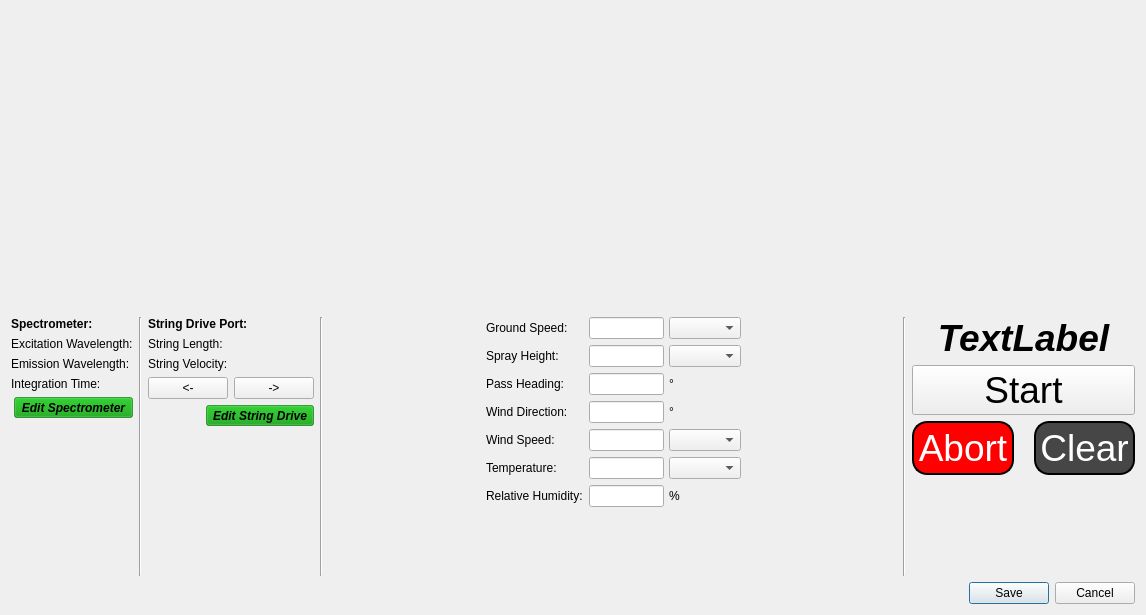
<?xml version="1.0" encoding="UTF-8"?>
<ui version="4.0">
 <class>Dialog</class>
 <widget class="QDialog" name="Dialog">
  <property name="geometry">
   <rect>
    <x>0</x>
    <y>0</y>
    <width>1146</width>
    <height>615</height>
   </rect>
  </property>
  <property name="windowTitle">
   <string>Capture Pass</string>
  </property>
  <property name="modal">
   <bool>true</bool>
  </property>
  <layout class="QVBoxLayout" name="verticalLayout_4">
   <item>
    <widget class="PyQtPlotWidget" name="plotWidget" native="true">
     <property name="minimumSize">
      <size>
       <width>0</width>
       <height>300</height>
      </size>
     </property>
    </widget>
   </item>
   <item>
    <layout class="QHBoxLayout" name="horizontalLayout_3">
     <item>
      <layout class="QVBoxLayout" name="verticalLayout">
       <item>
        <widget class="QLabel" name="labelSpec">
         <property name="font">
          <font>
           <weight>75</weight>
           <bold>true</bold>
          </font>
         </property>
         <property name="text">
          <string>Spectrometer:</string>
         </property>
        </widget>
       </item>
       <item>
        <widget class="QLabel" name="labelExcitation">
         <property name="text">
          <string>Excitation Wavelength:</string>
         </property>
        </widget>
       </item>
       <item>
        <widget class="QLabel" name="labelEmission">
         <property name="text">
          <string>Emission Wavelength:</string>
         </property>
        </widget>
       </item>
       <item>
        <widget class="QLabel" name="labelIntegrationTime">
         <property name="text">
          <string>Integration Time:</string>
         </property>
        </widget>
       </item>
       <item alignment="Qt::AlignRight">
        <widget class="QToolButton" name="buttonEditSpectrometer">
         <property name="font">
          <font>
           <weight>75</weight>
           <italic>true</italic>
           <bold>true</bold>
          </font>
         </property>
         <property name="toolTip">
          <string extracomment="Edit This"/>
         </property>
         <property name="toolTipDuration">
          <number>-1</number>
         </property>
         <property name="layoutDirection">
          <enum>Qt::LeftToRight</enum>
         </property>
         <property name="styleSheet">
          <string notr="true">background-color: rgba(0, 152, 0, 153)</string>
         </property>
         <property name="text">
          <string>Edit Spectrometer</string>
         </property>
         <property name="icon">
          <iconset>
           <normalon>../../../../Desktop/edit-alt-512.webp</normalon>
          </iconset>
         </property>
         <property name="popupMode">
          <enum>QToolButton::DelayedPopup</enum>
         </property>
         <property name="toolButtonStyle">
          <enum>Qt::ToolButtonTextBesideIcon</enum>
         </property>
         <property name="autoRaise">
          <bool>false</bool>
         </property>
         <property name="arrowType">
          <enum>Qt::NoArrow</enum>
         </property>
        </widget>
       </item>
       <item>
        <spacer name="verticalSpacer">
         <property name="orientation">
          <enum>Qt::Vertical</enum>
         </property>
         <property name="sizeHint" stdset="0">
          <size>
           <width>20</width>
           <height>40</height>
          </size>
         </property>
        </spacer>
       </item>
      </layout>
     </item>
     <item>
      <widget class="Line" name="line">
       <property name="orientation">
        <enum>Qt::Vertical</enum>
       </property>
      </widget>
     </item>
     <item>
      <layout class="QVBoxLayout" name="verticalLayout_2">
       <item>
        <widget class="QLabel" name="labelStringDrive">
         <property name="font">
          <font>
           <weight>75</weight>
           <bold>true</bold>
          </font>
         </property>
         <property name="text">
          <string>String Drive Port: </string>
         </property>
        </widget>
       </item>
       <item>
        <widget class="QLabel" name="labelStringLength">
         <property name="text">
          <string>String Length:</string>
         </property>
        </widget>
       </item>
       <item>
        <widget class="QLabel" name="labelStringVelocity">
         <property name="text">
          <string>String Velocity:</string>
         </property>
        </widget>
       </item>
       <item>
        <layout class="QHBoxLayout" name="horizontalLayout">
         <item>
          <widget class="QPushButton" name="buttonManualReverse">
           <property name="text">
            <string>&lt;-</string>
           </property>
           <property name="checkable">
            <bool>true</bool>
           </property>
          </widget>
         </item>
         <item>
          <widget class="QPushButton" name="buttonManualForward">
           <property name="text">
            <string>-&gt;</string>
           </property>
           <property name="checkable">
            <bool>true</bool>
           </property>
           <property name="checked">
            <bool>false</bool>
           </property>
          </widget>
         </item>
        </layout>
       </item>
       <item alignment="Qt::AlignRight">
        <widget class="QToolButton" name="buttonEditStringDrive">
         <property name="font">
          <font>
           <weight>75</weight>
           <italic>true</italic>
           <bold>true</bold>
          </font>
         </property>
         <property name="toolTip">
          <string extracomment="Edit This"/>
         </property>
         <property name="toolTipDuration">
          <number>-1</number>
         </property>
         <property name="layoutDirection">
          <enum>Qt::LeftToRight</enum>
         </property>
         <property name="styleSheet">
          <string notr="true">background-color: rgba(0, 152, 0, 153)</string>
         </property>
         <property name="text">
          <string>Edit String Drive</string>
         </property>
         <property name="icon">
          <iconset>
           <normalon>../../../../Desktop/edit-alt-512.webp</normalon>
          </iconset>
         </property>
         <property name="popupMode">
          <enum>QToolButton::DelayedPopup</enum>
         </property>
         <property name="toolButtonStyle">
          <enum>Qt::ToolButtonTextBesideIcon</enum>
         </property>
         <property name="autoRaise">
          <bool>false</bool>
         </property>
         <property name="arrowType">
          <enum>Qt::NoArrow</enum>
         </property>
        </widget>
       </item>
       <item>
        <spacer name="verticalSpacer_2">
         <property name="orientation">
          <enum>Qt::Vertical</enum>
         </property>
         <property name="sizeHint" stdset="0">
          <size>
           <width>20</width>
           <height>40</height>
          </size>
         </property>
        </spacer>
       </item>
      </layout>
     </item>
     <item>
      <widget class="Line" name="line_2">
       <property name="orientation">
        <enum>Qt::Vertical</enum>
       </property>
      </widget>
     </item>
     <item>
      <spacer name="horizontalSpacer">
       <property name="orientation">
        <enum>Qt::Horizontal</enum>
       </property>
       <property name="sizeHint" stdset="0">
        <size>
         <width>40</width>
         <height>20</height>
        </size>
       </property>
      </spacer>
     </item>
     <item>
      <layout class="QFormLayout" name="formLayout">
       <item row="0" column="0">
        <widget class="QLabel" name="label">
         <property name="text">
          <string>Ground Speed:</string>
         </property>
        </widget>
       </item>
       <item row="0" column="1">
        <layout class="QHBoxLayout" name="horizontalLayout_4">
         <property name="spacing">
          <number>5</number>
         </property>
         <property name="sizeConstraint">
          <enum>QLayout::SetDefaultConstraint</enum>
         </property>
         <property name="leftMargin">
          <number>0</number>
         </property>
         <property name="topMargin">
          <number>0</number>
         </property>
         <property name="bottomMargin">
          <number>0</number>
         </property>
         <item>
          <widget class="QLineEdit" name="lineEditGS">
           <property name="sizePolicy">
            <sizepolicy hsizetype="Preferred" vsizetype="Fixed">
             <horstretch>0</horstretch>
             <verstretch>0</verstretch>
            </sizepolicy>
           </property>
           <property name="maximumSize">
            <size>
             <width>75</width>
             <height>16777215</height>
            </size>
           </property>
          </widget>
         </item>
         <item>
          <widget class="QComboBox" name="comboBoxUnitsGS">
           <property name="sizePolicy">
            <sizepolicy hsizetype="Expanding" vsizetype="Fixed">
             <horstretch>0</horstretch>
             <verstretch>0</verstretch>
            </sizepolicy>
           </property>
           <property name="minimumSize">
            <size>
             <width>60</width>
             <height>0</height>
            </size>
           </property>
           <property name="sizeAdjustPolicy">
            <enum>QComboBox::AdjustToContents</enum>
           </property>
          </widget>
         </item>
        </layout>
       </item>
       <item row="1" column="0">
        <widget class="QLabel" name="label_2">
         <property name="text">
          <string>Spray Height:</string>
         </property>
        </widget>
       </item>
       <item row="1" column="1">
        <layout class="QHBoxLayout" name="horizontalLayout_5">
         <property name="spacing">
          <number>5</number>
         </property>
         <property name="sizeConstraint">
          <enum>QLayout::SetDefaultConstraint</enum>
         </property>
         <property name="leftMargin">
          <number>0</number>
         </property>
         <property name="topMargin">
          <number>0</number>
         </property>
         <property name="bottomMargin">
          <number>0</number>
         </property>
         <item>
          <widget class="QLineEdit" name="lineEditSH">
           <property name="sizePolicy">
            <sizepolicy hsizetype="Preferred" vsizetype="Fixed">
             <horstretch>0</horstretch>
             <verstretch>0</verstretch>
            </sizepolicy>
           </property>
           <property name="maximumSize">
            <size>
             <width>75</width>
             <height>16777215</height>
            </size>
           </property>
          </widget>
         </item>
         <item>
          <widget class="QComboBox" name="comboBoxUnitsSH">
           <property name="sizePolicy">
            <sizepolicy hsizetype="Expanding" vsizetype="Fixed">
             <horstretch>0</horstretch>
             <verstretch>0</verstretch>
            </sizepolicy>
           </property>
           <property name="minimumSize">
            <size>
             <width>60</width>
             <height>0</height>
            </size>
           </property>
           <property name="sizeAdjustPolicy">
            <enum>QComboBox::AdjustToContents</enum>
           </property>
          </widget>
         </item>
        </layout>
       </item>
       <item row="2" column="0">
        <widget class="QLabel" name="label_3">
         <property name="text">
          <string>Pass Heading:</string>
         </property>
        </widget>
       </item>
       <item row="2" column="1">
        <layout class="QHBoxLayout" name="horizontalLayout_6">
         <property name="spacing">
          <number>5</number>
         </property>
         <property name="sizeConstraint">
          <enum>QLayout::SetDefaultConstraint</enum>
         </property>
         <property name="leftMargin">
          <number>0</number>
         </property>
         <property name="topMargin">
          <number>0</number>
         </property>
         <property name="bottomMargin">
          <number>0</number>
         </property>
         <item>
          <widget class="QLineEdit" name="lineEditPH">
           <property name="sizePolicy">
            <sizepolicy hsizetype="Preferred" vsizetype="Fixed">
             <horstretch>0</horstretch>
             <verstretch>0</verstretch>
            </sizepolicy>
           </property>
           <property name="maximumSize">
            <size>
             <width>75</width>
             <height>16777215</height>
            </size>
           </property>
          </widget>
         </item>
         <item>
          <widget class="QLabel" name="label_6">
           <property name="text">
            <string>°</string>
           </property>
          </widget>
         </item>
        </layout>
       </item>
       <item row="3" column="0">
        <widget class="QLabel" name="label_4">
         <property name="text">
          <string>Wind Direction:</string>
         </property>
        </widget>
       </item>
       <item row="3" column="1">
        <layout class="QHBoxLayout" name="horizontalLayout_7">
         <property name="spacing">
          <number>5</number>
         </property>
         <property name="sizeConstraint">
          <enum>QLayout::SetDefaultConstraint</enum>
         </property>
         <property name="leftMargin">
          <number>0</number>
         </property>
         <property name="topMargin">
          <number>0</number>
         </property>
         <property name="bottomMargin">
          <number>0</number>
         </property>
         <item>
          <widget class="QLineEdit" name="lineEditWD">
           <property name="sizePolicy">
            <sizepolicy hsizetype="Preferred" vsizetype="Fixed">
             <horstretch>0</horstretch>
             <verstretch>0</verstretch>
            </sizepolicy>
           </property>
           <property name="maximumSize">
            <size>
             <width>75</width>
             <height>16777215</height>
            </size>
           </property>
          </widget>
         </item>
         <item>
          <widget class="QLabel" name="label_7">
           <property name="text">
            <string>°</string>
           </property>
          </widget>
         </item>
        </layout>
       </item>
       <item row="4" column="0">
        <widget class="QLabel" name="label_5">
         <property name="text">
          <string>Wind Speed:</string>
         </property>
        </widget>
       </item>
       <item row="4" column="1">
        <layout class="QHBoxLayout" name="horizontalLayout_8">
         <property name="spacing">
          <number>5</number>
         </property>
         <property name="sizeConstraint">
          <enum>QLayout::SetDefaultConstraint</enum>
         </property>
         <property name="leftMargin">
          <number>0</number>
         </property>
         <property name="topMargin">
          <number>0</number>
         </property>
         <property name="bottomMargin">
          <number>0</number>
         </property>
         <item>
          <widget class="QLineEdit" name="lineEditWS">
           <property name="sizePolicy">
            <sizepolicy hsizetype="Preferred" vsizetype="Fixed">
             <horstretch>0</horstretch>
             <verstretch>0</verstretch>
            </sizepolicy>
           </property>
           <property name="maximumSize">
            <size>
             <width>75</width>
             <height>16777215</height>
            </size>
           </property>
          </widget>
         </item>
         <item>
          <widget class="QComboBox" name="comboBoxUnitsWS">
           <property name="sizePolicy">
            <sizepolicy hsizetype="Expanding" vsizetype="Fixed">
             <horstretch>0</horstretch>
             <verstretch>0</verstretch>
            </sizepolicy>
           </property>
           <property name="minimumSize">
            <size>
             <width>60</width>
             <height>0</height>
            </size>
           </property>
           <property name="sizeAdjustPolicy">
            <enum>QComboBox::AdjustToContents</enum>
           </property>
          </widget>
         </item>
        </layout>
       </item>
       <item row="5" column="0">
        <widget class="QLabel" name="label_8">
         <property name="text">
          <string>Temperature:</string>
         </property>
        </widget>
       </item>
       <item row="5" column="1">
        <layout class="QHBoxLayout" name="horizontalLayout_9">
         <property name="spacing">
          <number>5</number>
         </property>
         <property name="sizeConstraint">
          <enum>QLayout::SetDefaultConstraint</enum>
         </property>
         <property name="leftMargin">
          <number>0</number>
         </property>
         <property name="topMargin">
          <number>0</number>
         </property>
         <property name="bottomMargin">
          <number>0</number>
         </property>
         <item>
          <widget class="QLineEdit" name="lineEditT">
           <property name="sizePolicy">
            <sizepolicy hsizetype="Preferred" vsizetype="Fixed">
             <horstretch>0</horstretch>
             <verstretch>0</verstretch>
            </sizepolicy>
           </property>
           <property name="maximumSize">
            <size>
             <width>75</width>
             <height>16777215</height>
            </size>
           </property>
          </widget>
         </item>
         <item>
          <widget class="QComboBox" name="comboBoxUnitsT">
           <property name="sizePolicy">
            <sizepolicy hsizetype="Expanding" vsizetype="Fixed">
             <horstretch>0</horstretch>
             <verstretch>0</verstretch>
            </sizepolicy>
           </property>
           <property name="minimumSize">
            <size>
             <width>60</width>
             <height>0</height>
            </size>
           </property>
           <property name="sizeAdjustPolicy">
            <enum>QComboBox::AdjustToContents</enum>
           </property>
          </widget>
         </item>
        </layout>
       </item>
       <item row="6" column="0">
        <widget class="QLabel" name="label_10">
         <property name="text">
          <string>Relative Humidity:</string>
         </property>
        </widget>
       </item>
       <item row="6" column="1">
        <layout class="QHBoxLayout" name="horizontalLayout_10">
         <property name="spacing">
          <number>5</number>
         </property>
         <property name="sizeConstraint">
          <enum>QLayout::SetDefaultConstraint</enum>
         </property>
         <property name="leftMargin">
          <number>0</number>
         </property>
         <property name="topMargin">
          <number>0</number>
         </property>
         <property name="bottomMargin">
          <number>0</number>
         </property>
         <item>
          <widget class="QLineEdit" name="lineEditH">
           <property name="sizePolicy">
            <sizepolicy hsizetype="Preferred" vsizetype="Fixed">
             <horstretch>0</horstretch>
             <verstretch>0</verstretch>
            </sizepolicy>
           </property>
           <property name="maximumSize">
            <size>
             <width>75</width>
             <height>16777215</height>
            </size>
           </property>
          </widget>
         </item>
         <item>
          <widget class="QLabel" name="label_9">
           <property name="text">
            <string>%</string>
           </property>
          </widget>
         </item>
        </layout>
       </item>
      </layout>
     </item>
     <item>
      <spacer name="horizontalSpacer_3">
       <property name="orientation">
        <enum>Qt::Horizontal</enum>
       </property>
       <property name="sizeHint" stdset="0">
        <size>
         <width>40</width>
         <height>20</height>
        </size>
       </property>
      </spacer>
     </item>
     <item>
      <widget class="Line" name="line_3">
       <property name="orientation">
        <enum>Qt::Vertical</enum>
       </property>
      </widget>
     </item>
     <item>
      <layout class="QVBoxLayout" name="verticalLayout_3">
       <item>
        <widget class="QLabel" name="labelPass">
         <property name="font">
          <font>
           <pointsize>28</pointsize>
           <weight>75</weight>
           <italic>true</italic>
           <bold>true</bold>
          </font>
         </property>
         <property name="text">
          <string>TextLabel</string>
         </property>
         <property name="alignment">
          <set>Qt::AlignCenter</set>
         </property>
        </widget>
       </item>
       <item>
        <widget class="QPushButton" name="buttonStart">
         <property name="font">
          <font>
           <pointsize>28</pointsize>
          </font>
         </property>
         <property name="autoFillBackground">
          <bool>false</bool>
         </property>
         <property name="styleSheet">
          <string notr="true">background-color: rgb(0, 128, 0);
color: rgb(255, 255, 255);
border-style: outset;
border-width: 2px;
border-radius: 15px;
border-color: black;
padding: 4px;
QPushButton::hover{background-color: rgb(0, 10, 0);}</string>
         </property>
         <property name="text">
          <string>Start</string>
         </property>
         <property name="checkable">
          <bool>false</bool>
         </property>
         <property name="autoRepeat">
          <bool>false</bool>
         </property>
         <property name="flat">
          <bool>false</bool>
         </property>
        </widget>
       </item>
       <item>
        <layout class="QHBoxLayout" name="horizontalLayout_2">
         <property name="spacing">
          <number>20</number>
         </property>
         <item>
          <widget class="QPushButton" name="buttonAbort">
           <property name="enabled">
            <bool>true</bool>
           </property>
           <property name="font">
            <font>
             <pointsize>28</pointsize>
            </font>
           </property>
           <property name="styleSheet">
            <string notr="true">background-color: rgb(255, 0, 0);
color: rgb(255, 255, 255);
border-style: outset;
border-width: 2px;
border-radius: 15px;
border-color: black;
padding: 4px;
</string>
           </property>
           <property name="text">
            <string>Abort</string>
           </property>
          </widget>
         </item>
         <item>
          <widget class="QPushButton" name="buttonClear">
           <property name="font">
            <font>
             <pointsize>28</pointsize>
            </font>
           </property>
           <property name="styleSheet">
            <string notr="true">background-color: rgb(70, 70, 70);
color: rgb(255, 255, 255);
border-style: outset;
border-width: 2px;
border-radius: 15px;
border-color: black;
padding: 4px;</string>
           </property>
           <property name="text">
            <string>Clear</string>
           </property>
          </widget>
         </item>
        </layout>
       </item>
       <item>
        <spacer name="verticalSpacer_4">
         <property name="orientation">
          <enum>Qt::Vertical</enum>
         </property>
         <property name="sizeHint" stdset="0">
          <size>
           <width>20</width>
           <height>40</height>
          </size>
         </property>
        </spacer>
       </item>
      </layout>
     </item>
    </layout>
   </item>
   <item>
    <widget class="QDialogButtonBox" name="buttonBox">
     <property name="orientation">
      <enum>Qt::Horizontal</enum>
     </property>
     <property name="standardButtons">
      <set>QDialogButtonBox::Cancel|QDialogButtonBox::Save</set>
     </property>
    </widget>
   </item>
  </layout>
 </widget>
 <customwidgets>
  <customwidget>
   <class>PyQtPlotWidget</class>
   <extends>QWidget</extends>
   <header>pyqtplotwidget.h</header>
   <container>1</container>
  </customwidget>
 </customwidgets>
 <resources/>
 <connections/>
</ui>
